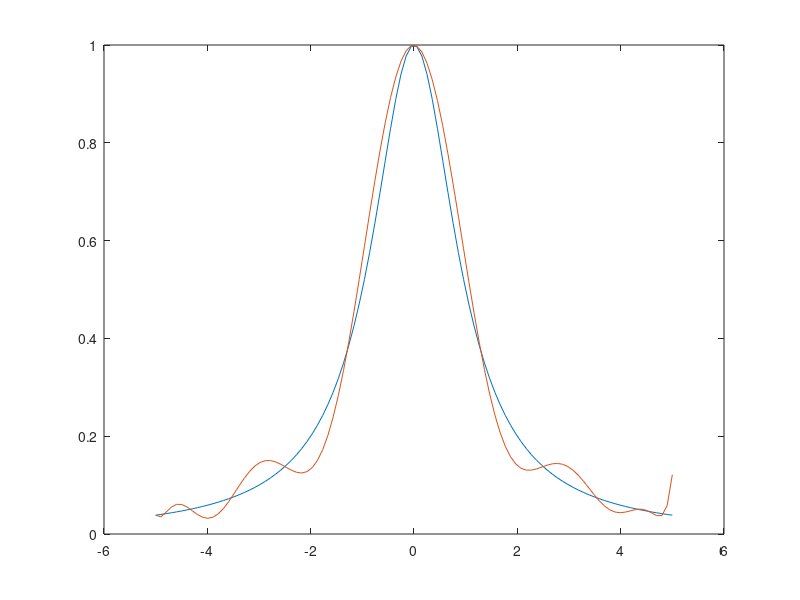

Here is the MATLAB script that generated this plot:
f = @(x) 1 ./ (1 + x.^2);
x = zeros(1, 13);
for i = 1: 13
    x(i) = 5 * cos(pi * i / 12);
end
y = f(x);
p = polyfit(x, y, 12);
x = linspace(-5, 5);
y = f(x);
plot(x, y)
hold on
y = polyval(p, x);
plot(x, y)
